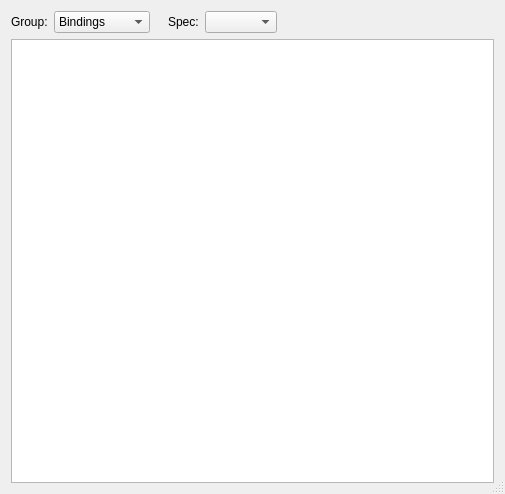
<?xml version="1.0" encoding="UTF-8"?>
<ui version="4.0">
 <class>clUI_Dialog_SpecInputHelper</class>
 <widget class="QDialog" name="clUI_Dialog_SpecInputHelper">
  <property name="geometry">
   <rect>
    <x>0</x>
    <y>0</y>
    <width>505</width>
    <height>494</height>
   </rect>
  </property>
  <property name="windowTitle">
   <string>Dialog</string>
  </property>
  <property name="sizeGripEnabled">
   <bool>true</bool>
  </property>
  <layout class="QVBoxLayout" name="verticalLayout">
   <item>
    <layout class="QHBoxLayout" name="horizontalLayout">
     <item>
      <widget class="QLabel" name="label">
       <property name="text">
        <string>Group:</string>
       </property>
      </widget>
     </item>
     <item>
      <widget class="QComboBox" name="comboBox_group">
       <property name="editable">
        <bool>false</bool>
       </property>
       <property name="sizeAdjustPolicy">
        <enum>QComboBox::AdjustToContents</enum>
       </property>
       <item>
        <property name="text">
         <string>Bindings</string>
        </property>
       </item>
       <item>
        <property name="text">
         <string>Triggers</string>
        </property>
       </item>
       <item>
        <property name="text">
         <string>Date Setting</string>
        </property>
       </item>
      </widget>
     </item>
     <item>
      <spacer name="horizontalSpacer">
       <property name="orientation">
        <enum>Qt::Horizontal</enum>
       </property>
       <property name="sizeType">
        <enum>QSizePolicy::Fixed</enum>
       </property>
       <property name="sizeHint" stdset="0">
        <size>
         <width>12</width>
         <height>20</height>
        </size>
       </property>
      </spacer>
     </item>
     <item>
      <widget class="QLabel" name="label_2">
       <property name="text">
        <string>Spec:</string>
       </property>
      </widget>
     </item>
     <item>
      <widget class="QComboBox" name="comboBox_spec">
       <property name="sizeAdjustPolicy">
        <enum>QComboBox::AdjustToContents</enum>
       </property>
      </widget>
     </item>
     <item>
      <spacer name="horizontalSpacer_2">
       <property name="orientation">
        <enum>Qt::Horizontal</enum>
       </property>
       <property name="sizeHint" stdset="0">
        <size>
         <width>40</width>
         <height>20</height>
        </size>
       </property>
      </spacer>
     </item>
    </layout>
   </item>
   <item>
    <widget class="QPlainTextEdit" name="plainTextEdit"/>
   </item>
  </layout>
 </widget>
 <resources/>
 <connections/>
</ui>
